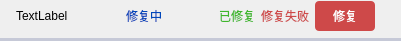
<?xml version="1.0" encoding="UTF-8"?>
<ui version="4.0">
 <class>WidgetFirmwareCheckItem</class>
 <widget class="QWidget" name="WidgetFirmwareCheckItem">
  <property name="geometry">
   <rect>
    <x>0</x>
    <y>0</y>
    <width>401</width>
    <height>40</height>
   </rect>
  </property>
  <property name="windowTitle">
   <string>Form</string>
  </property>
  <property name="styleSheet">
   <string notr="true">border:none;</string>
  </property>
  <layout class="QGridLayout" name="gridLayout">
   <property name="leftMargin">
    <number>0</number>
   </property>
   <property name="topMargin">
    <number>0</number>
   </property>
   <property name="rightMargin">
    <number>0</number>
   </property>
   <property name="bottomMargin">
    <number>0</number>
   </property>
   <item row="0" column="8">
    <widget class="QPushButton" name="btnRepair">
     <property name="minimumSize">
      <size>
       <width>60</width>
       <height>30</height>
      </size>
     </property>
     <property name="maximumSize">
      <size>
       <width>60</width>
       <height>30</height>
      </size>
     </property>
     <property name="styleSheet">
      <string notr="true">border:none;
border-radius: 4px;
background-color: #CE4949;
color: rgb(255, 255, 255);</string>
     </property>
     <property name="text">
      <string>修复</string>
     </property>
    </widget>
   </item>
   <item row="0" column="6">
    <widget class="QLabel" name="labelSuccess">
     <property name="styleSheet">
      <string notr="true">color:#3EB72A;
background-color: transparent;</string>
     </property>
     <property name="text">
      <string>已修复</string>
     </property>
    </widget>
   </item>
   <item row="0" column="0">
    <spacer name="horizontalSpacer_2">
     <property name="orientation">
      <enum>Qt::Horizontal</enum>
     </property>
     <property name="sizeType">
      <enum>QSizePolicy::Fixed</enum>
     </property>
     <property name="sizeHint" stdset="0">
      <size>
       <width>10</width>
       <height>20</height>
      </size>
     </property>
    </spacer>
   </item>
   <item row="0" column="9">
    <spacer name="horizontalSpacer_3">
     <property name="orientation">
      <enum>Qt::Horizontal</enum>
     </property>
     <property name="sizeType">
      <enum>QSizePolicy::Fixed</enum>
     </property>
     <property name="sizeHint" stdset="0">
      <size>
       <width>20</width>
       <height>20</height>
      </size>
     </property>
    </spacer>
   </item>
   <item row="0" column="1">
    <widget class="QLabel" name="labelTheme">
     <property name="styleSheet">
      <string notr="true">background-color: transparent;</string>
     </property>
     <property name="text">
      <string>TextLabel</string>
     </property>
    </widget>
   </item>
   <item row="0" column="2">
    <spacer name="horizontalSpacer">
     <property name="orientation">
      <enum>Qt::Horizontal</enum>
     </property>
     <property name="sizeHint" stdset="0">
      <size>
       <width>40</width>
       <height>20</height>
      </size>
     </property>
    </spacer>
   </item>
   <item row="0" column="3">
    <widget class="QLabel" name="labelRepairing">
     <property name="styleSheet">
      <string notr="true">background-color: transparent;
color: #0047BB;</string>
     </property>
     <property name="text">
      <string>修复中</string>
     </property>
    </widget>
   </item>
   <item row="0" column="5">
    <widget class="QLabel" name="labelMessage">
     <property name="styleSheet">
      <string notr="true">background-color: transparent;</string>
     </property>
     <property name="text">
      <string/>
     </property>
    </widget>
   </item>
   <item row="0" column="7">
    <widget class="QLabel" name="labelFailed">
     <property name="styleSheet">
      <string notr="true">color: #CE4949;
background-color: transparent;</string>
     </property>
     <property name="text">
      <string>修复失败</string>
     </property>
    </widget>
   </item>
   <item row="1" column="0" colspan="10">
    <widget class="Line" name="line">
     <property name="styleSheet">
      <string notr="true">
border:none;
background-color:#C6C9D7;</string>
     </property>
     <property name="orientation">
      <enum>Qt::Horizontal</enum>
     </property>
    </widget>
   </item>
   <item row="0" column="4">
    <widget class="QLabel" name="labelWarningIcon">
     <property name="minimumSize">
      <size>
       <width>32</width>
       <height>32</height>
      </size>
     </property>
     <property name="maximumSize">
      <size>
       <width>32</width>
       <height>32</height>
      </size>
     </property>
     <property name="styleSheet">
      <string notr="true">background-color: transparent;</string>
     </property>
     <property name="text">
      <string/>
     </property>
    </widget>
   </item>
  </layout>
 </widget>
 <resources/>
 <connections/>
</ui>
